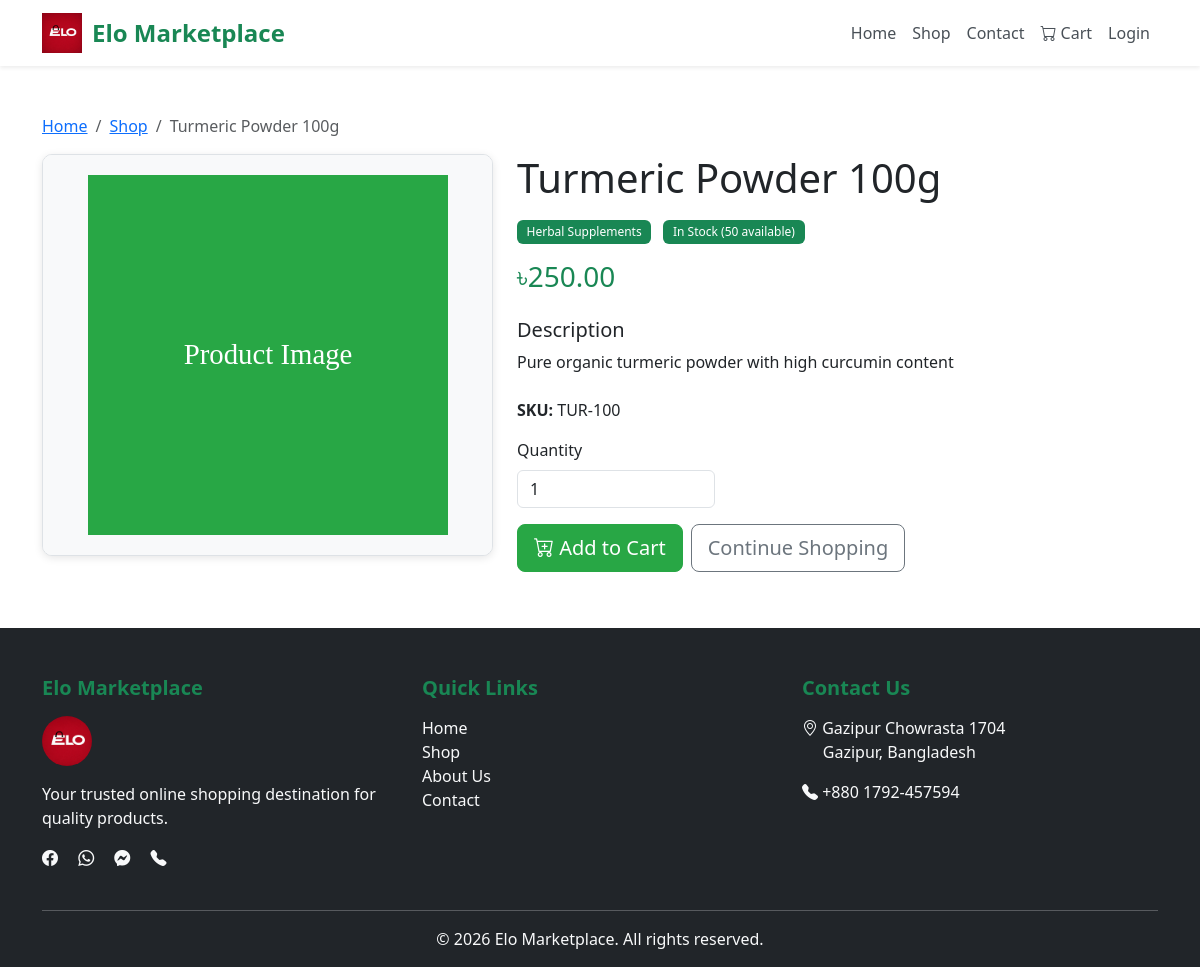
Screenshot of /product.php?id=1 with the database file from the repository.
### tables this page shows
CREATE TABLE `products` (
  `id` int(11) NOT NULL AUTO_INCREMENT,
  `name` varchar(150) NOT NULL,
  `description` text DEFAULT NULL,
  `price` decimal(10,2) NOT NULL,
  `discount_percentage` decimal(5,2) DEFAULT 0.00,
  `stock` int(11) DEFAULT 0,
  `category_id` int(11) DEFAULT NULL,
  `sku` varchar(50) DEFAULT NULL,
  `image` varchar(255) DEFAULT NULL,
  `images` text DEFAULT NULL,
  `status` tinyint(1) DEFAULT 1,
  `created_at` timestamp NOT NULL DEFAULT current_timestamp(),
  PRIMARY KEY (`id`),
  KEY `category_id` (`category_id`),
  CONSTRAINT `products_ibfk_1` FOREIGN KEY (`category_id`) REFERENCES `categories` (`id`) ON DELETE SET NULL
);

CREATE TABLE `categories` (
  `id` int(11) NOT NULL AUTO_INCREMENT,
  `name` varchar(100) NOT NULL,
  `description` text DEFAULT NULL,
  `image` varchar(255) DEFAULT NULL,
  `created_at` timestamp NOT NULL DEFAULT current_timestamp(),
  PRIMARY KEY (`id`)
);

### app/models/Product.php (called while the page is built, shortened)
<?php
class Product {
    private $conn;
    private $table_name = "products";
    public function __construct($db) {
        $this->conn = $db;
    }
    public function getById($id) {
        $query = "SELECT p.*, c.name as category_name
                  FROM " . $this->table_name . " p
                  LEFT JOIN categories c ON p.category_id = c.id
                  WHERE p.id = :id LIMIT 1";
        $stmt = $this->conn->prepare($query);
        $stmt->bindParam(":id", $id);
        $stmt->execute();
        return $stmt->fetch(PDO::FETCH_ASSOC);
    }
}
?>

### app/helpers/validation.php (called while the page is built, shortened)
<?php
function e($string) {
    return htmlspecialchars($string, ENT_QUOTES, 'UTF-8');
}
function formatPrice($price) {
    return '৳' . number_format($price, 2);
}
function hasDiscount($discount_percentage) {
    return $discount_percentage !== null && floatval($discount_percentage) > 0;
}
?>

### app/helpers/image_helper.php (called while the page is built, shortened)
<?php
function getProductImages($product) {
    $images = [];
    $images[] = BASE_URL . '/public/assets/images/placeholder-product.svg';
    return $images;
}
function hasMultipleImages($product) {
    return false;
}
?>

### public/product.php (the view, shortened to what this page needs)
<?php
require_once '../app/helpers/validation.php';
require_once '../app/helpers/image_helper.php';
require_once '../app/models/Product.php';
$database = new Database();
$db = $database->getConnection();
$productModel = new Product($db);
$product = $productModel->getById($_GET['id']);
include 'includes/header.php';
?>
<div class="container my-5">
    <nav aria-label="breadcrumb">
        <ol class="breadcrumb">
            <li class="breadcrumb-item"><a href="<?= BASE_URL ?>/public/">Home</a></li>
            <li class="breadcrumb-item"><a href="<?= BASE_URL ?>/public/shop.php">Shop</a></li>
            <li class="breadcrumb-item active"><?php echo e($product['name']); ?></li>
        </ol>
    </nav>
    <div class="row">
        <div class="col-md-5 mb-4">
            <?php
            $productImages = getProductImages($product);
            $hasMultiple = hasMultipleImages($product);
            ?>
            <?php if ($hasMultiple): ?>
            <div class="card">
                <div id="productImageCarousel" class="carousel slide" data-bs-ride="carousel">
                    <div class="carousel-inner">
                        <?php foreach ($productImages as $index => $image): ?>
                        <div class="carousel-item <?php echo $index === 0 ? 'active' : ''; ?>">
                            <img src="<?php echo e($image); ?>"
                                 class="d-block w-100"
                                 alt="<?php echo e($product['name']); ?>"
                                 onerror="this.src='<?= BASE_URL ?>/public/assets/images/placeholder-large.svg'">
                        </div>
                        <?php endforeach; ?>
                    </div>
                    <button class="carousel-control-prev" type="button" data-bs-target="#productImageCarousel" data-bs-slide="prev">
                        <span class="carousel-control-prev-icon" aria-hidden="true"></span>
                        <span class="visually-hidden">Previous</span>
                    </button>
                    <button class="carousel-control-next" type="button" data-bs-target="#productImageCarousel" data-bs-slide="next">
                        <span class="carousel-control-next-icon" aria-hidden="true"></span>
                        <span class="visually-hidden">Next</span>
                    </button>
                    <div class="carousel-indicators">
                        <?php foreach ($productImages as $index => $image): ?>
                        <button type="button"
                                data-bs-target="#productImageCarousel"
                                data-bs-slide-to="<?php echo $index; ?>"
                                class="<?php echo $index === 0 ? 'active' : ''; ?>"
                                aria-current="<?php echo $index === 0 ? 'true' : 'false'; ?>"
                                aria-label="Slide <?php echo $index + 1; ?>">
                        </button>
                        <?php endforeach; ?>
                    </div>
                </div>
                <div class="card-body">
                    <div class="row g-2">
                        <?php foreach ($productImages as $index => $image): ?>
                        <div class="col-3">
                            <img src="<?php echo e($image); ?>"
                                 class="img-thumbnail cursor-pointer thumbnail-nav"
                                 data-bs-target="#productImageCarousel"
                                 data-bs-slide-to="<?php echo $index; ?>"
                                 alt="Thumbnail <?php echo $index + 1; ?>">
                        </div>
                        <?php endforeach; ?>
                    </div>
                </div>
            </div>
            <?php else: ?>
            <div class="card">
                <img src="<?php echo e($productImages[0]); ?>"
                     class="card-img-top"
                     alt="<?php echo e($product['name']); ?>"
                     onerror="this.src='<?= BASE_URL ?>/public/assets/images/placeholder-large.svg'">
            </div>
            <?php endif; ?>
        </div>
        <div class="col-md-7">
            <h1 class="mb-3"><?php echo e($product['name']); ?></h1>
            <div class="mb-3">
                <span class="badge bg-success"><?php echo e($product['category_name']); ?></span>
                <?php if ($product['stock'] > 0): ?>
                    <span class="badge bg-success ms-2">In Stock (<?php echo $product['stock']; ?> available)</span>
                <?php else: ?>
                    <span class="badge bg-danger ms-2">Out of Stock</span>
                <?php endif; ?>
            </div>
            <div class="mb-4">
                <?php if (hasDiscount($product['discount_percentage'])): ?>
                    <h4 class="text-muted text-decoration-line-through mb-2"><?php echo formatPrice($product['price']); ?></h4>
                    <h3 class="text-success"><?php echo formatPrice(calculateDiscountedPrice($product['price'], $product['discount_percentage'])); ?></h3>
                    <p class="text-danger fw-bold">You save: <?php echo formatPrice($product['price'] - calculateDiscountedPrice($product['price'], $product['discount_percentage'])); ?></p>
                <?php else: ?>
                    <h3 class="text-success"><?php echo formatPrice($product['price']); ?></h3>
                <?php endif; ?>
            </div>
            <div class="mb-4">
                <h5>Description</h5>
                <p><?php echo nl2br(e($product['description'])); ?></p>
            </div>
            <div class="mb-3">
                <p class="mb-1"><strong>SKU:</strong> <?php echo e($product['sku']); ?></p>
            </div>
            <?php if ($product['stock'] > 0): ?>
            <form action="<?= BASE_URL ?>/public/cart-action.php" method="POST">
                <div class="row mb-3">
                    <div class="col-md-4">
                        <label for="quantity" class="form-label">Quantity</label>
                        <input type="number" class="form-control" id="quantity" name="quantity" value="1" min="1" max="<?php echo $product['stock']; ?>">
                    </div>
                </div>
                <div class="d-flex gap-2">
                    <button type="submit" class="btn btn-success btn-lg">
                        <i class="bi bi-cart-plus"></i> Add to Cart
                    </button>
                    <a href="<?= BASE_URL ?>/public/shop.php" class="btn btn-outline-secondary btn-lg">
                        Continue Shopping
                    </a>
                </div>
            </form>
            <?php else: ?>
            <div class="alert alert-warning">
                <i class="bi bi-exclamation-triangle"></i> This product is currently out of stock.
            </div>
            <?php endif; ?>
        </div>
    </div>
</div>
<?php include 'includes/footer.php'; ?>

### public/assets/css/style.css (style rules this page uses)
:root { --primary-color: #28a745; --secondary-color: #20c997; --dark-color: #343a40; --light-color: #f8f9fa; }
html { height: 100%; }
body { font-family: 'Segoe UI', Tahoma, Geneva, Verdana, sans-serif; min-height: 100vh; display: flex; flex-direction: column; }
.btn-success { background-color: var(--primary-color); border-color: var(--primary-color); }
.card { border-radius: 10px; overflow: hidden; }
.badge { padding: 0.5em 0.8em; font-weight: 500; }
.col-md-5 .card-img-top { height: 400px !important; width: 100% !important; object-fit: contain !important; background-color: #f8f9fa; padding: 20px; }
.col-md-5 .card { border: 1px solid #dee2e6; box-shadow: 0 2px 8px rgba(0,0,0,0.1); }

### rows the page displays
products: name "Turmeric Powder 100g", category.name "Herbal Supplements", stock "50", price "৳250.00", description "Pure organic turmeric powder with high curcumin content", sku "TUR-100"
